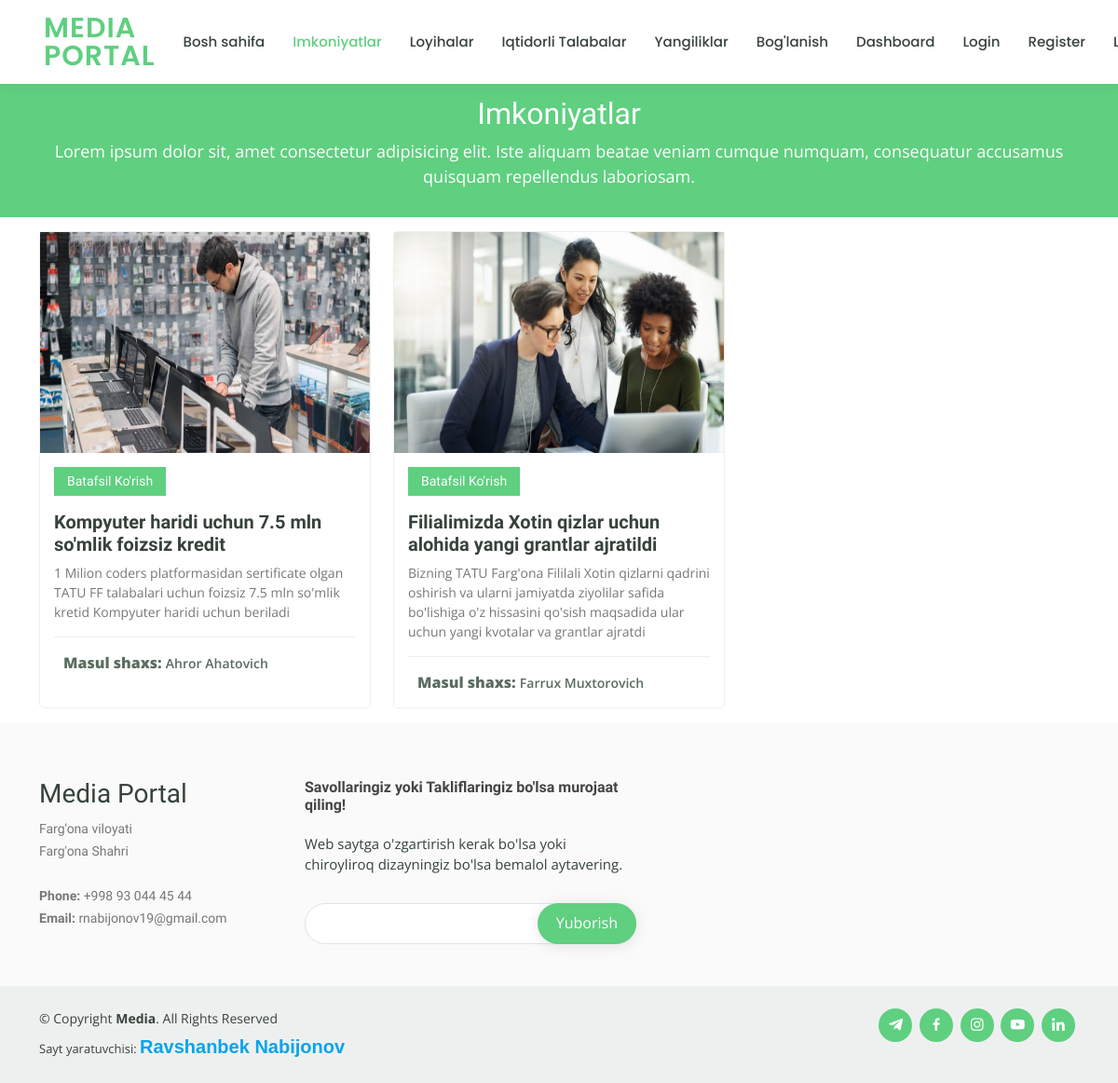
Screenshot of /oportunities/ (signed in) with the database file from the repository.
### main/models.py (models this page shows, shortened)
class Oportunity(models.Model): #Faqat super user qo'shsin
    class Meta:
        verbose_name = 'Imkoniyat'
        verbose_name_plural = "Imkoniyatlar"
    name = models.CharField(max_length=80, verbose_name="nomi")
    shortly_description = models.TextField(max_length=200, verbose_name='qisqacha izoh')
    image = models.ImageField(upload_to="chances/", verbose_name="rasm")
    responsible_person = models.CharField(max_length=60, verbose_name="Masul shaxs")
    description = RichTextUploadingField(verbose_name="Izoh")
    created_at = models.DateTimeField(auto_now_add=True)

### main/views.py (the view)
# urls.py: path('oportunities/', oportunities_view, name='oportunities'),
@login_required(login_url='login')
def oportunities_view(request):
    chances = Oportunity.objects.all()
    context = {
        'active_section': 'oportunities',
        'list_chances': get_nested_list_includes_triple_lists(chances),
    }
    return render(request, 'oportunities1.html', context)

### main/utils.py (called while the page is built)
def get_nested_list_includes_triple_lists(data:list)->list:
    list_data = []
    triple_data = []
    steps = 0
    for single_data in data:
        steps += 1
        triple_data.append(single_data)
        if steps == 3:
            list_data.append(triple_data)
            steps = 0
            triple_data = []
    else:
        if triple_data != []:
            list_data.append(triple_data)
    return list_data

### templates/oportunities1.html (shortened to what this page needs)
{% extends 'main/base.html' %}
{% load static %}
  {% block content %}
    <main id="main" data-aos="fade-in">
      <div class="breadcrumbs">
        <div class="container">
          <h2>Imkoniyatlar</h2>
          <p style="font-size: 18px">Lorem ipsum dolor sit, amet consectetur adipisicing elit. Iste aliquam beatae veniam cumque numquam, consequatur accusamus quisquam repellendus laboriosam.  </p>
        </div>
      </div>
      {% for chance in list_chances %}
        <section id="courses" class="courses">
          <div class="container" data-aos="fade-up">
            <div class="row" data-aos="zoom-in" data-aos-delay="100">
              {% for obj in chance %}
                <div class="col-lg-4 col-md-6 d-flex align-items-stretch">
                  <div class="course-item">
                    <img style="height: 237px;width: 800px" src="{{ obj.image.url }}" class="img-fluid" alt="...">
                    <div class="course-content">
                      <a href="{% url 'oportunity_detail' pk=obj.id %}"><div class="d-flex justify-content-between align-items-center mb-3">
                        <h4>Batafsil Ko'rish</h4>
                      </div></a>
                      <h3><a href="#">{{ obj.name }}</a></h3>
                      <p>{{ obj.shortly_description }}</p>
                      <div class="trainer d-flex justify-content-between align-items-center">
                        <div class="trainer-profile d-flex align-items-center">
                          <span style="float: end !important;"><b>Masul shaxs:</b> <small>{{ obj.responsible_person }}</small></span>
                        </div>
                      </div>
                    </div>
                  </div>
                </div>
              {% endfor %}
            </div>
          </div>
        </section>
      {% endfor %}
    </main>
  {% endblock content %}

### static/assets/css/style.css (style rules this page uses)
a { color: #5fcf80; text-decoration: none; }
h1, h2, h3, h4, h5, h6 { font-family: "Raleway", sans-serif; }
section { padding: 15px 0; overflow: hidden; }
.breadcrumbs { margin-top: 73px; text-align: center; background: #5fcf80; padding: 30px 0; color: #fff; }
.breadcrumbs h2 { font-size: 32px; font-weight: 500; }
.breadcrumbs p { font-size: 14px; margin-bottom: 0; }
.courses .course-item { border-radius: 5px; border: 1px solid #eef0ef; }
.courses .course-content { padding: 15px; }
.courses .course-content h3 { font-weight: 700; font-size: 20px; }
.courses .course-content h3 a { color: #37423b; transition: 0.3s; }
.courses .course-content p { font-size: 14px; color: #777777; }
.courses .course-content h4 { font-size: 14px; background: #5fcf80; padding: 7px 14px; color: #fff; margin: 0; }
.courses .trainer { padding-top: 15px; border-top: 1px solid #eef0ef; }
.courses .trainer .trainer-profile span { padding-left: 10px; font-weight: 600; font-size: 16px; color: #5a6c60; }

### rows the page displays
Oportunity: image (picture), name "Kompyuter haridi uchun 7.5 mln so'mlik foizsiz kredit", shortly_description "1 Milion coders platformasidan sertificate olgan TATU FF talabalari uchun foizsiz 7.5 mln so'mlik kretid Kompyuter haridi uchun beriladi", responsible_person "Ahror Ahatovich"
Oportunity: image (picture), name "Filialimizda Xotin qizlar uchun alohida yangi grantlar ajratildi", shortly_description "Bizning TATU Farg'ona Fililali Xotin qizlarni qadrini oshirish va ularni jamiyatda ziyolilar safida bo'lishiga o'z hissasini qo'sish maqsadida ular uchun yangi kvotalar va grantlar ajratdi", responsible_person "Farrux Muxtorovich"
